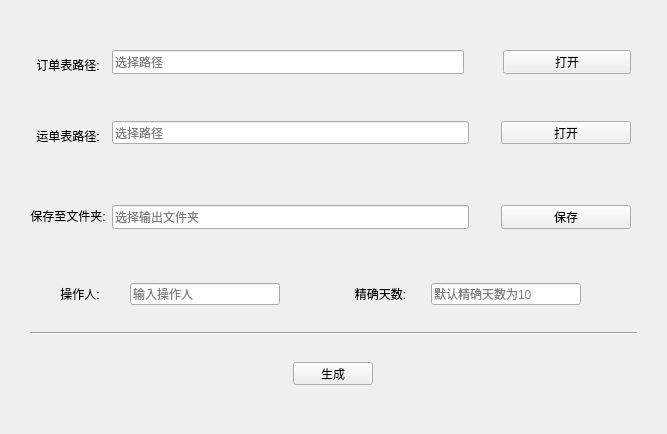
<?xml version="1.0" encoding="UTF-8"?>
<ui version="4.0">
 <class>Form</class>
 <widget class="QWidget" name="Form">
  <property name="enabled">
   <bool>true</bool>
  </property>
  <property name="geometry">
   <rect>
    <x>0</x>
    <y>0</y>
    <width>667</width>
    <height>434</height>
   </rect>
  </property>
  <property name="sizePolicy">
   <sizepolicy hsizetype="Preferred" vsizetype="Preferred">
    <horstretch>0</horstretch>
    <verstretch>0</verstretch>
   </sizepolicy>
  </property>
  <property name="minimumSize">
   <size>
    <width>667</width>
    <height>434</height>
   </size>
  </property>
  <property name="maximumSize">
   <size>
    <width>800</width>
    <height>434</height>
   </size>
  </property>
  <property name="acceptDrops">
   <bool>false</bool>
  </property>
  <property name="windowTitle">
   <string>揽收速度表</string>
  </property>
  <property name="layoutDirection">
   <enum>Qt::LeftToRight</enum>
  </property>
  <layout class="QGridLayout" name="gridLayout" rowstretch="0,0,0,0,0,0,0,0,0,0,0,0">
   <property name="leftMargin">
    <number>30</number>
   </property>
   <property name="topMargin">
    <number>30</number>
   </property>
   <property name="rightMargin">
    <number>30</number>
   </property>
   <property name="bottomMargin">
    <number>30</number>
   </property>
   <property name="verticalSpacing">
    <number>7</number>
   </property>
   <item row="4" column="1">
    <layout class="QHBoxLayout" name="horizontalLayout_2" stretch="11,1,4">
     <property name="topMargin">
      <number>20</number>
     </property>
     <property name="bottomMargin">
      <number>20</number>
     </property>
     <item>
      <widget class="QLineEdit" name="OutputDir">
       <property name="sizePolicy">
        <sizepolicy hsizetype="Preferred" vsizetype="Minimum">
         <horstretch>0</horstretch>
         <verstretch>0</verstretch>
        </sizepolicy>
       </property>
       <property name="readOnly">
        <bool>true</bool>
       </property>
       <property name="placeholderText">
        <string>选择输出文件夹</string>
       </property>
      </widget>
     </item>
     <item>
      <spacer name="horizontalSpacer_3">
       <property name="orientation">
        <enum>Qt::Horizontal</enum>
       </property>
       <property name="sizeHint" stdset="0">
        <size>
         <width>40</width>
         <height>20</height>
        </size>
       </property>
      </spacer>
     </item>
     <item>
      <widget class="QPushButton" name="OutputButton">
       <property name="sizePolicy">
        <sizepolicy hsizetype="Preferred" vsizetype="Preferred">
         <horstretch>0</horstretch>
         <verstretch>0</verstretch>
        </sizepolicy>
       </property>
       <property name="text">
        <string>保存</string>
       </property>
      </widget>
     </item>
    </layout>
   </item>
   <item row="10" column="0" colspan="3">
    <widget class="Line" name="line">
     <property name="orientation">
      <enum>Qt::Horizontal</enum>
     </property>
    </widget>
   </item>
   <item row="9" column="0" colspan="2">
    <layout class="QHBoxLayout" name="horizontalLayout_5" stretch="2,3,1,2,3,1">
     <property name="topMargin">
      <number>20</number>
     </property>
     <property name="bottomMargin">
      <number>20</number>
     </property>
     <item>
      <widget class="QLabel" name="label_4">
       <property name="text">
        <string>操作人:</string>
       </property>
       <property name="alignment">
        <set>Qt::AlignCenter</set>
       </property>
      </widget>
     </item>
     <item>
      <widget class="QLineEdit" name="User">
       <property name="sizePolicy">
        <sizepolicy hsizetype="Preferred" vsizetype="Minimum">
         <horstretch>0</horstretch>
         <verstretch>0</verstretch>
        </sizepolicy>
       </property>
       <property name="placeholderText">
        <string>输入操作人</string>
       </property>
      </widget>
     </item>
     <item>
      <spacer name="horizontalSpacer_6">
       <property name="orientation">
        <enum>Qt::Horizontal</enum>
       </property>
       <property name="sizeHint" stdset="0">
        <size>
         <width>40</width>
         <height>20</height>
        </size>
       </property>
      </spacer>
     </item>
     <item>
      <widget class="QLabel" name="label_5">
       <property name="text">
        <string>精确天数:</string>
       </property>
       <property name="alignment">
        <set>Qt::AlignCenter</set>
       </property>
      </widget>
     </item>
     <item>
      <widget class="QLineEdit" name="Remark">
       <property name="sizePolicy">
        <sizepolicy hsizetype="Preferred" vsizetype="Minimum">
         <horstretch>0</horstretch>
         <verstretch>0</verstretch>
        </sizepolicy>
       </property>
       <property name="text">
        <string/>
       </property>
       <property name="placeholderText">
        <string>默认精确天数为10</string>
       </property>
      </widget>
     </item>
     <item>
      <spacer name="horizontalSpacer_7">
       <property name="orientation">
        <enum>Qt::Horizontal</enum>
       </property>
       <property name="sizeHint" stdset="0">
        <size>
         <width>40</width>
         <height>20</height>
        </size>
       </property>
      </spacer>
     </item>
    </layout>
   </item>
   <item row="0" column="0" rowspan="6">
    <layout class="QVBoxLayout" name="verticalLayout_3" stretch="5,5,0,5">
     <property name="topMargin">
      <number>0</number>
     </property>
     <property name="bottomMargin">
      <number>5</number>
     </property>
     <item>
      <widget class="QLabel" name="label">
       <property name="sizePolicy">
        <sizepolicy hsizetype="Preferred" vsizetype="Preferred">
         <horstretch>0</horstretch>
         <verstretch>0</verstretch>
        </sizepolicy>
       </property>
       <property name="text">
        <string>订单表路径:</string>
       </property>
       <property name="alignment">
        <set>Qt::AlignCenter</set>
       </property>
      </widget>
     </item>
     <item>
      <widget class="QLabel" name="label_3">
       <property name="sizePolicy">
        <sizepolicy hsizetype="Preferred" vsizetype="Preferred">
         <horstretch>0</horstretch>
         <verstretch>0</verstretch>
        </sizepolicy>
       </property>
       <property name="text">
        <string>运单表路径:</string>
       </property>
       <property name="alignment">
        <set>Qt::AlignCenter</set>
       </property>
      </widget>
     </item>
     <item>
      <spacer name="verticalSpacer">
       <property name="orientation">
        <enum>Qt::Vertical</enum>
       </property>
       <property name="sizeHint" stdset="0">
        <size>
         <width>20</width>
         <height>10</height>
        </size>
       </property>
      </spacer>
     </item>
     <item>
      <widget class="QLabel" name="label_2">
       <property name="sizePolicy">
        <sizepolicy hsizetype="Preferred" vsizetype="Preferred">
         <horstretch>0</horstretch>
         <verstretch>0</verstretch>
        </sizepolicy>
       </property>
       <property name="text">
        <string>保存至文件夹:</string>
       </property>
       <property name="alignment">
        <set>Qt::AlignCenter</set>
       </property>
      </widget>
     </item>
    </layout>
   </item>
   <item row="11" column="0" colspan="3">
    <layout class="QHBoxLayout" name="horizontalLayout_4">
     <property name="topMargin">
      <number>20</number>
     </property>
     <property name="bottomMargin">
      <number>20</number>
     </property>
     <item>
      <widget class="QPushButton" name="RunButton">
       <property name="sizePolicy">
        <sizepolicy hsizetype="Fixed" vsizetype="Fixed">
         <horstretch>0</horstretch>
         <verstretch>0</verstretch>
        </sizepolicy>
       </property>
       <property name="text">
        <string>生成</string>
       </property>
      </widget>
     </item>
    </layout>
   </item>
   <item row="0" column="1">
    <layout class="QHBoxLayout" name="horizontalLayout" stretch="11,1,4">
     <property name="spacing">
      <number>7</number>
     </property>
     <property name="topMargin">
      <number>20</number>
     </property>
     <property name="bottomMargin">
      <number>20</number>
     </property>
     <item>
      <widget class="QLineEdit" name="InputFile_1">
       <property name="sizePolicy">
        <sizepolicy hsizetype="Preferred" vsizetype="Minimum">
         <horstretch>0</horstretch>
         <verstretch>0</verstretch>
        </sizepolicy>
       </property>
       <property name="readOnly">
        <bool>true</bool>
       </property>
       <property name="placeholderText">
        <string>选择路径</string>
       </property>
      </widget>
     </item>
     <item>
      <spacer name="horizontalSpacer_2">
       <property name="orientation">
        <enum>Qt::Horizontal</enum>
       </property>
       <property name="sizeHint" stdset="0">
        <size>
         <width>40</width>
         <height>20</height>
        </size>
       </property>
      </spacer>
     </item>
     <item>
      <widget class="QPushButton" name="InputButton_1">
       <property name="sizePolicy">
        <sizepolicy hsizetype="Preferred" vsizetype="Preferred">
         <horstretch>0</horstretch>
         <verstretch>0</verstretch>
        </sizepolicy>
       </property>
       <property name="text">
        <string>打开</string>
       </property>
      </widget>
     </item>
    </layout>
   </item>
   <item row="1" column="1">
    <layout class="QHBoxLayout" name="horizontalLayout_3" stretch="11,1,4">
     <property name="topMargin">
      <number>20</number>
     </property>
     <property name="bottomMargin">
      <number>20</number>
     </property>
     <item>
      <widget class="QLineEdit" name="InputFile_2">
       <property name="sizePolicy">
        <sizepolicy hsizetype="Preferred" vsizetype="Minimum">
         <horstretch>0</horstretch>
         <verstretch>0</verstretch>
        </sizepolicy>
       </property>
       <property name="readOnly">
        <bool>true</bool>
       </property>
       <property name="placeholderText">
        <string>选择路径</string>
       </property>
      </widget>
     </item>
     <item>
      <spacer name="horizontalSpacer_4">
       <property name="orientation">
        <enum>Qt::Horizontal</enum>
       </property>
       <property name="sizeHint" stdset="0">
        <size>
         <width>40</width>
         <height>20</height>
        </size>
       </property>
      </spacer>
     </item>
     <item>
      <widget class="QPushButton" name="InputButton_2">
       <property name="sizePolicy">
        <sizepolicy hsizetype="Preferred" vsizetype="Preferred">
         <horstretch>0</horstretch>
         <verstretch>0</verstretch>
        </sizepolicy>
       </property>
       <property name="text">
        <string>打开</string>
       </property>
      </widget>
     </item>
    </layout>
   </item>
  </layout>
 </widget>
 <resources/>
 <connections/>
</ui>
